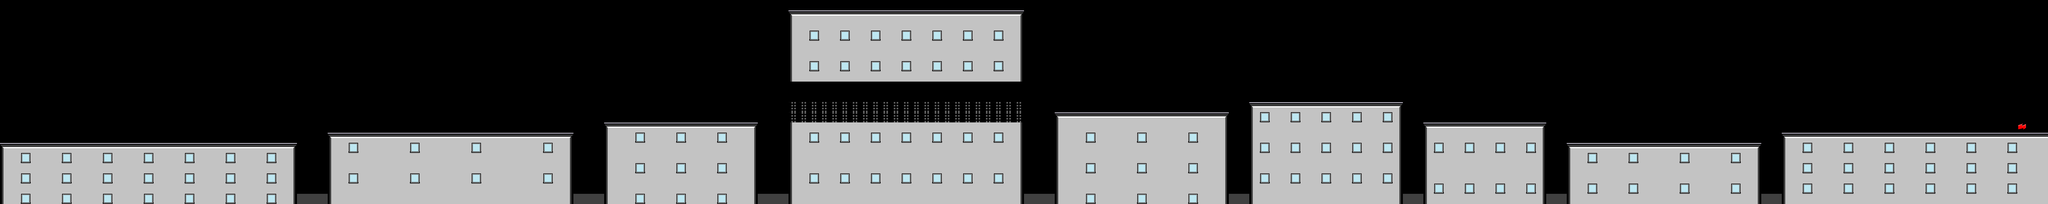

A level layout from a 2D game, rendered from its tile map. Below: a short description, then the map file with tile-grid data replaced by summaries:
An orthogonal 200x20 tile map with 32x32 px tiles, 1 tile layer (blocks), 3 hidden layers not drawn, 8 tilesets.

<map version="1.0" orientation="orthogonal" width="200" height="20" tilewidth="32" tileheight="32">
 <tileset firstgid="1" name="block" tilewidth="32" tileheight="32">
  <image source="block.png" width="224" height="32" />
 </tileset>
 <tileset firstgid="8" name="bonus" tilewidth="32" tileheight="32">
  <image source="bonus.png" width="32" height="32" />
 </tileset>
 <tileset firstgid="9" name="gate" tilewidth="32" tileheight="32">
  <image source="gate.png" width="32" height="32" />
 </tileset>
 <tileset firstgid="10" name="alien" tilewidth="32" tileheight="32">
  <image source="alien.png" width="32" height="32" />
 </tileset>
 <tileset firstgid="11" name="box" tilewidth="32" tileheight="32">
  <image source="box.png" width="32" height="32" />
 </tileset>
 <tileset firstgid="12" name="blocksaydam" tilewidth="32" tileheight="32">
  <image source="block221.png" width="32" height="32" />
 </tileset>
 <tileset firstgid="13" name="thumbsup" tilewidth="32" tileheight="32">
  <image source="thumbsup.png" width="32" height="32" />
 </tileset>
 <tileset firstgid="14" name="block_floor" tilewidth="32" tileheight="32">
  <image source="block_floor.png" width="32" height="32" />
 </tileset>
 <layer name="blocks" width="200" height="20">
  <data>[4000 cells, 1569 non-empty, 10 distinct tile ids]</data>
 </layer>
 <layer name="boxes" width="200" height="20" visible="0">
  <data>[4000 cells, 0 non-empty, 0 distinct tile ids]</data>
 </layer>
 <layer name="aliens" width="200" height="20" visible="0">
  <data>[4000 cells, 49 non-empty, 4 distinct tile ids]</data>
 </layer>
 <layer name="bonuses" width="200" height="20" visible="0">
  <data>[4000 cells, 6 non-empty, 1 distinct tile ids]</data>
 </layer>
</map>
